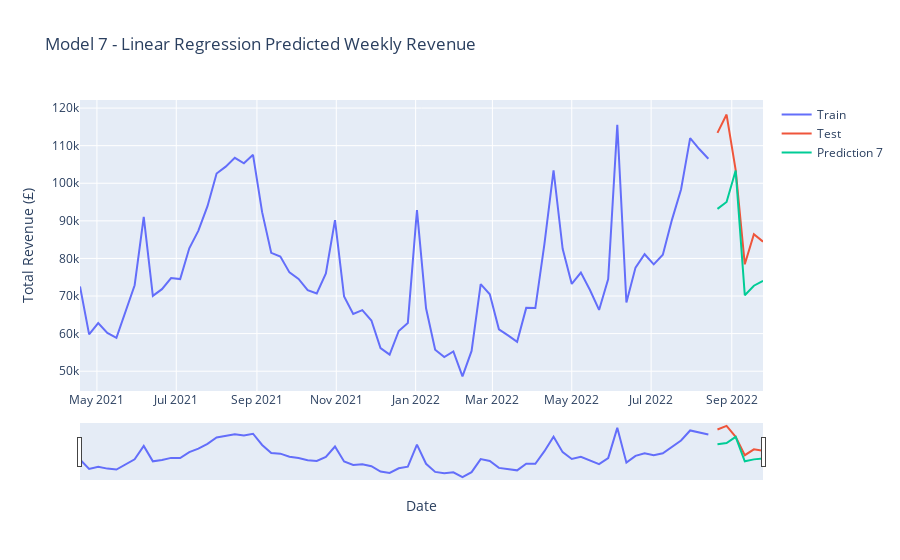

The notebook cell saved with this chart:
### Code cell
fig = go.Figure()
fig.add_trace(go.Scatter(x=train.index, 
                         y=train['Total_Revenue'], mode='lines', name='Train'))
fig.add_trace(go.Scatter(x=test.index, 
                         y=test['Total_Revenue'], mode='lines', name='Test'))
fig.add_trace(go.Scatter(x=test.index, 
                         y=prediction_7, mode='lines', name='Prediction 7'))

fig.update_xaxes(rangeslider_visible=True)
fig.update_layout(
    yaxis_title='Total Revenue (£)', 
    xaxis_title='Date',
    title='Model 7 - Linear Regression Predicted Weekly Revenue'
)
fig.show()
